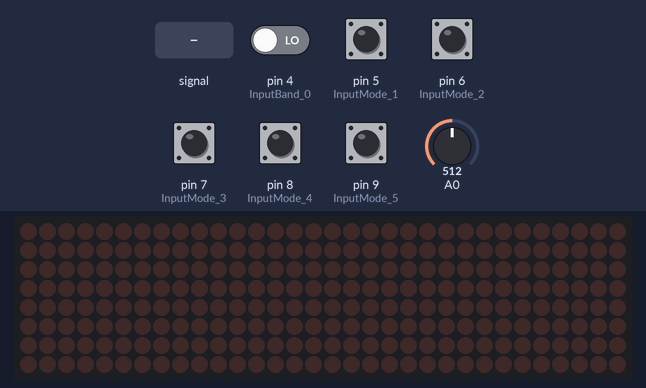
The sketch below on a simulated Arduino Nano, built with avr-gcc and run on an emulated ATmega328P. Shown: 32×8 LED matrix. Inputs (shaded band) come from the test bench; at power-on: pin 4 (InputBand_0), pin 5 (InputMode_1), pin 6 (InputMode_2), pin 7 (InputMode_3), pin 8 (InputMode_4), pin 9 (InputMode_5) LOW, A0 = 512.

Above: at 1.2 s.
1.3 s: A0 fed a 200 Hz sine of ±81 counts around its level
At 1.94 s:
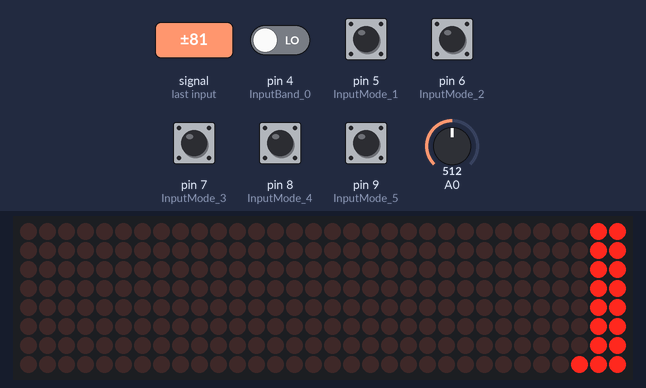
3.1 s: A0 set to 900
At 4.5 s:
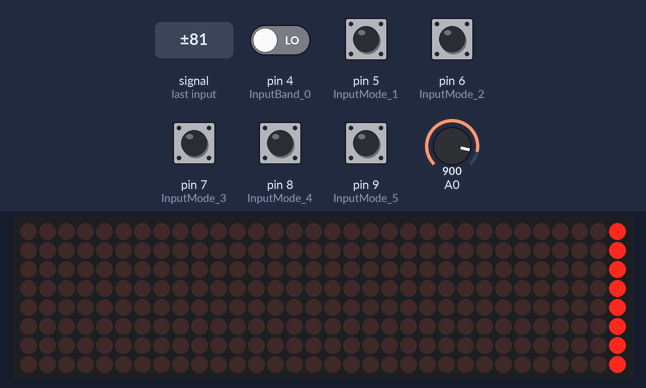
4.9 s: pin 6 (InputMode_2) pulled HIGH for 0.15 s
At 5.6 s:
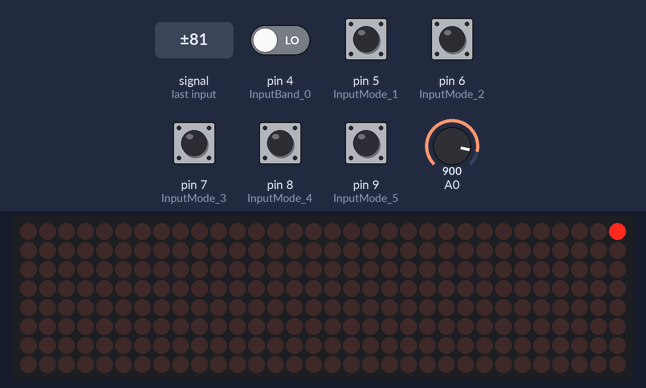
6.5 s: pin 7 (InputMode_3) pulled HIGH for 0.15 s
At 7.8 s:
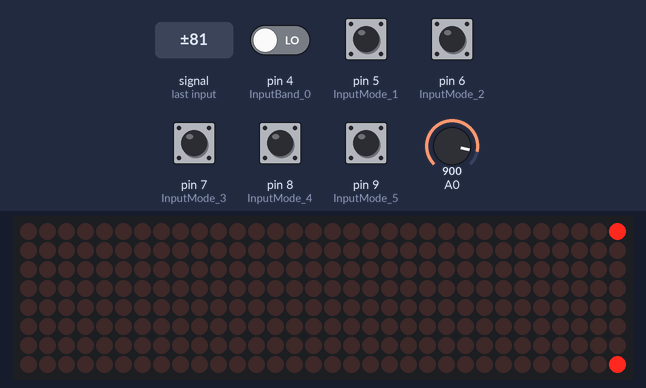
8.1 s: A0 set to 1023
9.9 s: pin 5 (InputMode_1) pulled HIGH for 0.15 s
At 10.8 s:
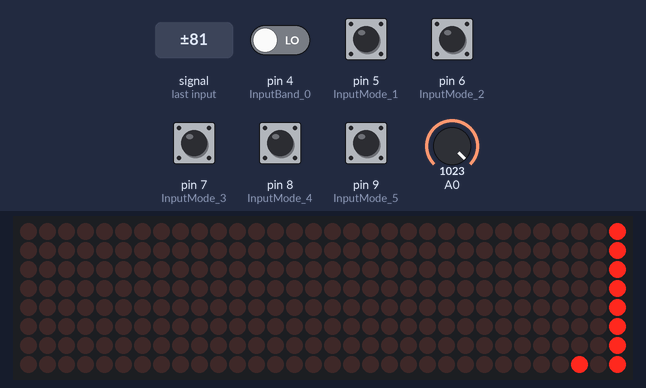
Timing chart, 0 to 12.5 s (numbered marks = the images above; inputs shaded):
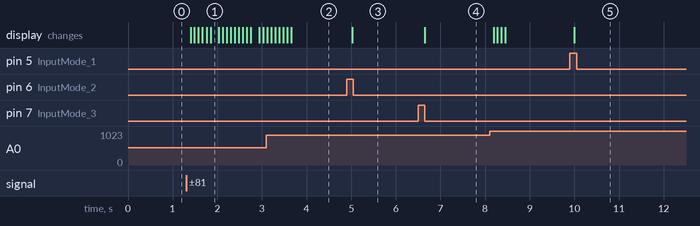

The sketch:

32_Band_Spectrum_Analyzer_LL.ino
```cpp
// (licence header left out)
////////////////////////////////////////////////////////////////////////////////////
#include <arduinoFFT.h>
#include <MD_MAX72xx.h>
#include <SPI.h>
#include <EEPROM.h>
//-------------------------------------------------------------------------
#define SAMPLES 64    //Must be a power of 64
#define HARDWARE_TYPE MD_MAX72XX::FC16_HW   // Set display type  so that  MD_MAX72xx library treets it properly
#define MAX_DEVICES  4   // Total number display modules 4
#define CLK_PIN   13  // Clock pin to communicate with display
#define DATA_PIN  11  // Data pin to communicate with display
#define CS_PIN    10  // Control pin to communicate with display
#define xres 32       // Total number of  columns in the display, must be <= SAMPLES/2  32
#define yres 8        // Total number of  rows in the display 8
//-------------------------------------------------------------------------
//int MY_ARRAY[]={0, 128, 192, 224, 240, 248, 252, 254, 255}; // default = standard pattern
int MY_ARRAY[]={0, 128, 192, 224, 240, 248, 252, 254, 255}; // BOKI pattern
int MY_MODE_1[]={0, 128, 192, 224, 240, 248, 252, 254, 255}; // standard pattern
int MY_MODE_2[]={0, 128, 64, 32, 16, 8, 4, 2, 1}; // only peak pattern
int MY_MODE_3[]={0, 128, 192, 160, 144, 136, 132, 130, 129}; // only peak +  bottom point
int MY_MODE_4[]={0, 128, 192, 160, 208, 232, 244, 250, 253}; // one gap in the top , 3rd light onwards
//int MY_MODE_5[]={0, 1, 3, 7, 15, 31, 63, 127, 255}; // standard pattern, mirrored vertically
int MY_MODE_5[]={0, 8, 28, 62, 127, 0, 0, 0, 0}; // BOKI_OSCI
//-------------------------------------------------------------------------
double vReal[SAMPLES];
double vImag[SAMPLES];
char data_avgs[xres];
//-------------------------------------------------------------------------
int yvalue;
int displaycolumn , displayvalue;
int peaks[xres];
int displaymode = 1;      // 1
int displayband = 1;      // 1
int OldMode = 0;          // 0
int OldBand = 0;          // 0
/*
// DESNI KANAL
int buttonBand = 2; // the number of the pushbutton pin 2
int buttonMode = 3;// the number of the pushbutton pin 3
int LedBand_0 = 4; // pin 4
int LedMode_1 = 5; // pin 5
int LedMode_2 = 6; // pin 6
int LedMode_3 = 7; // pin 7
int LedMode_4 = 8; // pin 8
int LedMode_5 = 9; // pin 9
*/
// LEVI KANAL
int InputBand_0 = 4; // pin 4
int InputMode_1 = 5; // pin 5
int InputMode_2 = 6; // pin 6
int InputMode_3 = 7; // pin 7
int InputMode_4 = 8; // pin 8
int InputMode_5 = 9; // pin 9

///////////////////////////////////////////////////////////////////////////////////////
MD_MAX72XX mx = MD_MAX72XX(HARDWARE_TYPE, CS_PIN, MAX_DEVICES);   // display object
arduinoFFT FFT = arduinoFFT();                                    // FFT object
///////////////////////////////////////////////////////////////////////////////////////
void setup() {
    ADCSRA = 0b11100101;      // set ADC to free running mode and set pre-scalar to 32 (0xe5)
    ADMUX = 0b00000000;       // use pin A0 and external voltage reference
/*
    // DESNI KANAL
    pinMode(buttonBand, INPUT); // sets the digital pin 2 as input
    pinMode(buttonMode, INPUT); // sets the digital pin 3 as input
    pinMode(LedBand_0, OUTPUT);  // sets the digital pin 4 as output
    pinMode(LedMode_1, OUTPUT);  // sets the digital pin 5 as output
    pinMode(LedMode_2, OUTPUT);  // sets the digital pin 6 as output
    pinMode(LedMode_3, OUTPUT);  // sets the digital pin 7 as output
    pinMode(LedMode_4, OUTPUT);  // sets the digital pin 8 as output
    pinMode(LedMode_5, OUTPUT);  // sets the digital pin 9 as output
*/
    // LEVI KANAL
    pinMode(InputBand_0, INPUT);  // sets the digital pin 4 as input
    pinMode(InputMode_1, INPUT);  // sets the digital pin 5 as input
    pinMode(InputMode_2, INPUT);  // sets the digital pin 6 as input
    pinMode(InputMode_3, INPUT);  // sets the digital pin 7 as input
    pinMode(InputMode_4, INPUT);  // sets the digital pin 8 as input
    pinMode(InputMode_5, INPUT);  // sets the digital pin 9 as input

    mx.begin();           // initialize display
    //mx.control(MD_MAX72XX::INTENSITY, 0); // 0-10
    delay(50);            // wait to get reference voltage stabilized
    displaymode = EEPROM.read(1);  //read EEPROM data at address 1
    displayband = EEPROM.read(2);  //read EEPROM data at address 2
}
///////////////////////////////////////////////////////////////////////////////////////
void loop() {
   // ++ Sampling
   for(int i=0; i<SAMPLES; i++) {
      while(!(ADCSRA & 0x10));    // wait for ADC to complete current conversion ie ADIF bit set
      //ADCSRA = 0b11110100 ;     // KRATKI
      //ADCSRA = 0b11110101 ;     // SREDNJI Clear ADIF bit so that ADC can do next operation (0xf5) 0b11110101 orginal
      //ADCSRA = 0b11110110 ;     // DUGI
      //ADCSRA = 0b11110111 ;     // PREDUGI
      //-------------------------------------------------------------
      /*
      // DESNI KANAL
      int ReadingBand = digitalRead(buttonBand);
      if ((ReadingBand == 1)&&(OldBand == 0)) { // works only when pressed
          displayband = displayband + 1;
          EEPROM.write(2, displayband);         //write value to current address counter address
          delay(100);
      }
      OldBand = ReadingBand;
      if (displayband > 2) { // works only when pressed
          displayband = 1;
          EEPROM.write(2, displayband);         //write value to current address counter address
          delay(100);}
      if (displayband == 1) {
        ADCSRA = 0b11110110 ;  // DUGI
        digitalWrite(LedBand_0, 1);}
      if (displayband == 2) {
        ADCSRA = 0b11110101 ;  // SREDNJI Cclear ADIF bit so that ADC can do next operation (0xf5) 0b11110101 orginal
        digitalWrite(LedBand_0, 0);}
      */
      //-------------------------------------------------------------

      // LEVI KANAL
      if (digitalRead(InputBand_0)==1) {
        ADCSRA = 0b11110110 ;}  // DUGI
      else {
        ADCSRA = 0b11110101 ;}  // SREDNJI Cclear ADIF bit so that ADC can do next operation (0xf5) 0b11110101 orginal

      //-------------------------------------------------------------
      int value = ADC - 512 ;                 // Read from ADC and subtract DC offset caused value
      vReal[i]= value/8;                      // Copy to bins after compressing
      vImag[i] = 0;
    }
    //-------------------------------------------------------------
    // -- Sampling
    // ++ FFT
    FFT.Windowing(vReal, SAMPLES, FFT_WIN_TYP_HAMMING, FFT_FORWARD);
    FFT.Compute(vReal, vImag, SAMPLES, FFT_FORWARD);
    FFT.ComplexToMagnitude(vReal, vImag, SAMPLES);
    // -- FFT
    //-------------------------------------------------------------
    // ++ re-arrange FFT result to match with no. of columns on display ( xres )
    int step = (SAMPLES/2)/xres;
    int c=0;
    for(int i=0; i<(SAMPLES/2); i+=step)
    {
      data_avgs[c] = 0;//0
      for (int k=0 ; k< step ; k++) {
          data_avgs[c] = data_avgs[c] + vReal[i+k];
      }
      data_avgs[c] = data_avgs[c]/step;
      c++;
    }
    // -- re-arrange FFT result to match with no. of columns on display ( xres )
    //-------------------------------------------------------------
    // ++ send to display according measured value
    for(int i=0; i<xres; i++)
    {
      data_avgs[i] = constrain(data_avgs[i],0,80);            // set max & min values for buckets
      data_avgs[i] = map(data_avgs[i], 0, 80, 0, yres);        // remap averaged values to yres
      yvalue=data_avgs[i];
      peaks[i] = peaks[i]-1;    // decay by one light
      if (yvalue > peaks[i])
          peaks[i] = yvalue ;
      yvalue = peaks[i];
      displayvalue=MY_ARRAY[yvalue];
      // DESNI KANAL
      //displaycolumn=31-i;   // NISKI PREMA VISOKIM DESNA STRANA 31
      // LEVI KANAL
      displaycolumn=i;   // VISOKI PREMA NISKIM LEVA STRANA
      mx.setColumn(displaycolumn, displayvalue);              // for left to right
     }
    // -- send to display according measured value
    displayModeChange ();         // check if button pressed to change display mode
}
///////////////////////////////////////////////////////////////////////////////////////
void displayModeChange() {

  // LEVI KANAL
  if (digitalRead(InputMode_1)==1) {
    for (int i=0 ; i<=8 ; i++ ) {
        MY_ARRAY[i]=MY_MODE_1[i];}
  }
  if (digitalRead(InputMode_2)==1) {
    for (int i=0 ; i<=8 ; i++ ) {
        MY_ARRAY[i]=MY_MODE_2[i];}
  }
  if (digitalRead(InputMode_3)==1) {
    for (int i=0 ; i<=8 ; i++ ) {
        MY_ARRAY[i]=MY_MODE_3[i];}
  }
  if (digitalRead(InputMode_4)==1) {
    for (int i=0 ; i<=8 ; i++ ) {
        MY_ARRAY[i]=MY_MODE_4[i];}
  }
  if (digitalRead(InputMode_5)==1) {
    for (int i=0 ; i<=8 ; i++ ) {
        MY_ARRAY[i]=MY_MODE_5[i];}
  }

//--------------------------------------------------------
/*
  // DESNI KANAL
    int NewMode = digitalRead(buttonMode);
    if ((NewMode == 1) && (OldMode == 0)) {
      displaymode = displaymode + 1;
      EEPROM.write(1, displaymode);         //write value to current address counter address
      digitalWrite(LedMode_1, 0);  // sets the LED to the MY_MODE_1
      digitalWrite(LedMode_2, 0);  // sets the LED to the MY_MODE_2
      digitalWrite(LedMode_3, 0);  // sets the LED to the MY_MODE_3
      digitalWrite(LedMode_4, 0);  // sets the LED to the MY_MODE_4
      digitalWrite(LedMode_5, 0);  // sets the LED to the MY_MODE_5
      delay(200);
    }
    OldMode = NewMode;
    if (displaymode > 5) {
      displaymode = 1;
      EEPROM.write(1, displaymode);         //write value to current address counter address
    }
    if (displaymode == 1) {   //
      digitalWrite(LedMode_2, 1);  // sets the LED to the MY_MODE_2
      for (int i=0 ; i<=8 ; i++ ) {
        MY_ARRAY[i]=MY_MODE_2[i];}
    }
    if (displaymode == 2) {   //
      digitalWrite(LedMode_3, 1);  // sets the LED to the MY_MODE_3
      for (int i=0 ; i<=8 ; i++ ) {
        MY_ARRAY[i]=MY_MODE_3[i];}
    }
    if (displaymode == 3) {   //
      digitalWrite(LedMode_4, 1);  // sets the LED to the MY_MODE_4
      for (int i=0 ; i<=8 ; i++ ) {
        MY_ARRAY[i]=MY_MODE_4[i];}
    }
    if (displaymode == 4) {   //
      digitalWrite(LedMode_5, 1);  // sets the LED to the MY_MODE_5
      for (int i=0 ; i<=8 ; i++ ) {
        MY_ARRAY[i]=MY_MODE_5[i];}
    }
    if (displaymode == 5) {   //
      digitalWrite(LedMode_1, 1);  // sets the LED to the MY_MODE_1
      for (int i=0 ; i<=8 ; i++ ) {
        MY_ARRAY[i]=MY_MODE_1[i];}
    }
*/
}
///////////////////////////////////////////////////////////////////////////////////////
```

Measured:
- after the input at 1.3 s, the display: first changes after 0.11 s (image 1 shows a later state)
- after the input at 3.1 s, the display: first differs from a run without the input after 0.11 s (image 2 shows a later state)
- after the input at 4.9 s, the display: changes after 0.13 s (image 3)
- after the input at 6.5 s, the display: changes after 0.15 s (image 4)
- after the input at 9.9 s, the display: changes after 0.10 s (image 5)
